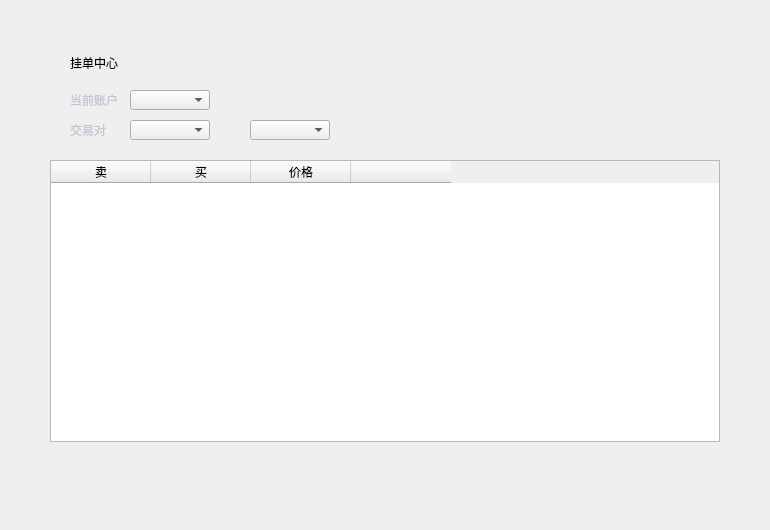
<?xml version="1.0" encoding="UTF-8"?>
<ui version="4.0">
 <class>OnchainOrderPage</class>
 <widget class="QWidget" name="OnchainOrderPage">
  <property name="geometry">
   <rect>
    <x>0</x>
    <y>0</y>
    <width>770</width>
    <height>530</height>
   </rect>
  </property>
  <property name="windowTitle">
   <string>Form</string>
  </property>
  <widget class="QTableWidget" name="ordersTableWidget">
   <property name="geometry">
    <rect>
     <x>50</x>
     <y>160</y>
     <width>670</width>
     <height>282</height>
    </rect>
   </property>
   <column>
    <property name="text">
     <string>卖</string>
    </property>
    <property name="font">
     <font>
      <family>微软雅黑 Light</family>
     </font>
    </property>
    <property name="textAlignment">
     <set>AlignCenter</set>
    </property>
   </column>
   <column>
    <property name="text">
     <string>买</string>
    </property>
    <property name="font">
     <font>
      <family>微软雅黑 Light</family>
     </font>
    </property>
    <property name="textAlignment">
     <set>AlignCenter</set>
    </property>
   </column>
   <column>
    <property name="text">
     <string>价格</string>
    </property>
    <property name="font">
     <font>
      <family>微软雅黑 Light</family>
     </font>
    </property>
    <property name="textAlignment">
     <set>AlignCenter</set>
    </property>
   </column>
   <column>
    <property name="text">
     <string/>
    </property>
   </column>
  </widget>
  <widget class="QLabel" name="title_label">
   <property name="geometry">
    <rect>
     <x>70</x>
     <y>50</y>
     <width>200</width>
     <height>26</height>
    </rect>
   </property>
   <property name="styleSheet">
    <string notr="true"/>
   </property>
   <property name="text">
    <string>挂单中心</string>
   </property>
  </widget>
  <widget class="QComboBox" name="assetComboBox2">
   <property name="geometry">
    <rect>
     <x>250</x>
     <y>120</y>
     <width>80</width>
     <height>20</height>
    </rect>
   </property>
   <property name="font">
    <font>
     <family>微软雅黑 Light</family>
     <weight>50</weight>
     <bold>false</bold>
    </font>
   </property>
   <property name="focusPolicy">
    <enum>Qt::NoFocus</enum>
   </property>
   <property name="styleSheet">
    <string notr="true"/>
   </property>
  </widget>
  <widget class="QLabel" name="label_4">
   <property name="geometry">
    <rect>
     <x>70</x>
     <y>120</y>
     <width>60</width>
     <height>20</height>
    </rect>
   </property>
   <property name="font">
    <font>
     <family>微软雅黑 Light</family>
    </font>
   </property>
   <property name="styleSheet">
    <string notr="true">color: rgb(192, 196, 212);</string>
   </property>
   <property name="text">
    <string>交易对</string>
   </property>
   <property name="alignment">
    <set>Qt::AlignLeading|Qt::AlignLeft|Qt::AlignVCenter</set>
   </property>
  </widget>
  <widget class="QComboBox" name="assetComboBox">
   <property name="geometry">
    <rect>
     <x>130</x>
     <y>120</y>
     <width>80</width>
     <height>20</height>
    </rect>
   </property>
   <property name="font">
    <font>
     <family>微软雅黑 Light</family>
     <weight>50</weight>
     <bold>false</bold>
    </font>
   </property>
   <property name="focusPolicy">
    <enum>Qt::NoFocus</enum>
   </property>
   <property name="styleSheet">
    <string notr="true"/>
   </property>
  </widget>
  <widget class="QLabel" name="label_2">
   <property name="geometry">
    <rect>
     <x>223</x>
     <y>127</y>
     <width>14</width>
     <height>5</height>
    </rect>
   </property>
   <property name="font">
    <font>
     <family>微软雅黑 Light</family>
    </font>
   </property>
   <property name="styleSheet">
    <string notr="true">color: rgb(192, 196, 212);
background-image: url(:/ui/wallet_ui/switch.png);</string>
   </property>
   <property name="text">
    <string/>
   </property>
   <property name="alignment">
    <set>Qt::AlignLeading|Qt::AlignLeft|Qt::AlignVCenter</set>
   </property>
  </widget>
  <widget class="QComboBox" name="accountComboBox">
   <property name="geometry">
    <rect>
     <x>130</x>
     <y>90</y>
     <width>80</width>
     <height>20</height>
    </rect>
   </property>
   <property name="font">
    <font>
     <family>微软雅黑 Light</family>
     <weight>50</weight>
     <bold>false</bold>
    </font>
   </property>
   <property name="focusPolicy">
    <enum>Qt::NoFocus</enum>
   </property>
   <property name="styleSheet">
    <string notr="true"/>
   </property>
  </widget>
  <widget class="QLabel" name="label">
   <property name="geometry">
    <rect>
     <x>70</x>
     <y>90</y>
     <width>60</width>
     <height>20</height>
    </rect>
   </property>
   <property name="font">
    <font>
     <family>微软雅黑 Light</family>
    </font>
   </property>
   <property name="styleSheet">
    <string notr="true">color: rgb(192, 196, 212);</string>
   </property>
   <property name="text">
    <string>当前账户</string>
   </property>
   <property name="alignment">
    <set>Qt::AlignLeading|Qt::AlignLeft|Qt::AlignVCenter</set>
   </property>
  </widget>
  <widget class="QStackedWidget" name="stackedWidget">
   <property name="geometry">
    <rect>
     <x>0</x>
     <y>476</y>
     <width>770</width>
     <height>41</height>
    </rect>
   </property>
  </widget>
 </widget>
 <resources/>
 <connections/>
</ui>
